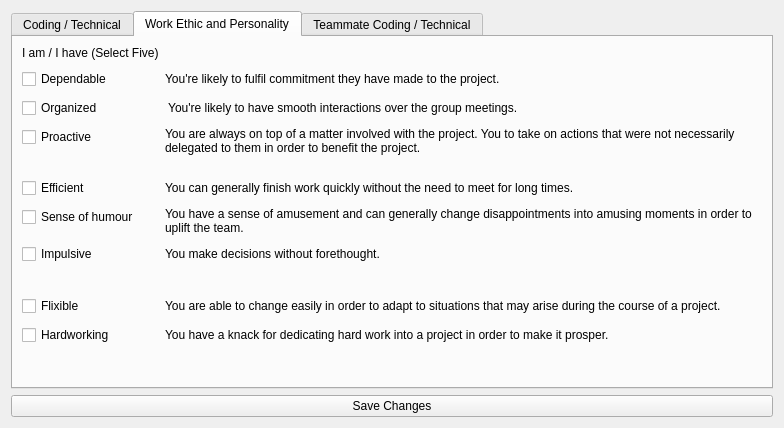
<?xml version="1.0" encoding="UTF-8"?>
<ui version="4.0">
 <class>ProfileWidget</class>
 <widget class="QWidget" name="ProfileWidget">
  <property name="geometry">
   <rect>
    <x>0</x>
    <y>0</y>
    <width>784</width>
    <height>428</height>
   </rect>
  </property>
  <property name="windowTitle">
   <string>Form</string>
  </property>
  <layout class="QVBoxLayout" name="verticalLayout_2">
   <item>
    <widget class="QTabWidget" name="myProfileWidget">
     <property name="autoFillBackground">
      <bool>false</bool>
     </property>
     <property name="styleSheet">
      <string notr="true"/>
     </property>
     <property name="tabPosition">
      <enum>QTabWidget::North</enum>
     </property>
     <property name="tabShape">
      <enum>QTabWidget::Rounded</enum>
     </property>
     <property name="currentIndex">
      <number>1</number>
     </property>
     <widget class="QWidget" name="userCodingTab">
      <attribute name="title">
       <string>Coding / Technical</string>
      </attribute>
      <layout class="QVBoxLayout" name="verticalLayout_3">
       <item>
        <widget class="QScrollArea" name="scrollArea">
         <property name="widgetResizable">
          <bool>true</bool>
         </property>
         <widget class="QWidget" name="scrollAreaWidgetContents_2">
          <property name="geometry">
           <rect>
            <x>0</x>
            <y>0</y>
            <width>742</width>
            <height>324</height>
           </rect>
          </property>
          <layout class="QVBoxLayout" name="verticalLayout_4">
           <item>
            <layout class="QFormLayout" name="formLayout">
             <property name="fieldGrowthPolicy">
              <enum>QFormLayout::AllNonFixedFieldsGrow</enum>
             </property>
             <item row="0" column="0">
              <widget class="QLabel" name="lblUserCGPA">
               <property name="text">
                <string>CGPA</string>
               </property>
              </widget>
             </item>
             <item row="0" column="1">
              <widget class="QSpinBox" name="spinUserCGPA">
               <property name="maximum">
                <number>12</number>
               </property>
              </widget>
             </item>
            </layout>
           </item>
          </layout>
         </widget>
        </widget>
       </item>
      </layout>
     </widget>
     <widget class="QWidget" name="userWorkEthicTab">
      <attribute name="title">
       <string>Work Ethic and Personality</string>
      </attribute>
      <layout class="QVBoxLayout" name="verticalLayout_9">
       <item>
        <layout class="QFormLayout" name="formLayout_2">
         <property name="fieldGrowthPolicy">
          <enum>QFormLayout::AllNonFixedFieldsGrow</enum>
         </property>
         <property name="rowWrapPolicy">
          <enum>QFormLayout::WrapLongRows</enum>
         </property>
         <property name="verticalSpacing">
          <number>9</number>
         </property>
         <item row="0" column="0">
          <widget class="QLabel" name="lblSelectFive">
           <property name="text">
            <string>I am / I have (Select Five)</string>
           </property>
          </widget>
         </item>
         <item row="1" column="0">
          <widget class="QCheckBox" name="chkDependable">
           <property name="text">
            <string>Dependable</string>
           </property>
          </widget>
         </item>
         <item row="1" column="1">
          <widget class="QLabel" name="lblDependableDesc">
           <property name="text">
            <string>You're likely to fulfil commitment they have made to the project.</string>
           </property>
          </widget>
         </item>
         <item row="2" column="0">
          <widget class="QCheckBox" name="chkOrganized">
           <property name="text">
            <string>Organized</string>
           </property>
          </widget>
         </item>
         <item row="2" column="1">
          <widget class="QLabel" name="lblOrganizedDesc">
           <property name="text">
            <string> You're likely to have smooth interactions over the group meetings.</string>
           </property>
          </widget>
         </item>
         <item row="3" column="0">
          <widget class="QCheckBox" name="chkProactive">
           <property name="text">
            <string>Proactive</string>
           </property>
          </widget>
         </item>
         <item row="3" column="1">
          <widget class="QLabel" name="lblProactiveDesc">
           <property name="enabled">
            <bool>true</bool>
           </property>
           <property name="styleSheet">
            <string notr="true"/>
           </property>
           <property name="text">
            <string>You are always on top of a matter involved with the project. You to take on actions that were not necessarily delegated to them in order to benefit the project.
</string>
           </property>
           <property name="wordWrap">
            <bool>true</bool>
           </property>
          </widget>
         </item>
         <item row="4" column="0">
          <widget class="QCheckBox" name="chkEfficient">
           <property name="text">
            <string>Efficient</string>
           </property>
          </widget>
         </item>
         <item row="4" column="1">
          <widget class="QLabel" name="lblEfficientDesc">
           <property name="text">
            <string>You can generally finish work quickly without the need to meet for long times.</string>
           </property>
           <property name="wordWrap">
            <bool>true</bool>
           </property>
          </widget>
         </item>
         <item row="5" column="0">
          <widget class="QCheckBox" name="chkHumour">
           <property name="text">
            <string>Sense of humour</string>
           </property>
          </widget>
         </item>
         <item row="5" column="1">
          <widget class="QLabel" name="lblHumourDesc">
           <property name="text">
            <string>You have a sense of amusement and can generally change disappointments into amusing moments in order to uplift the team.</string>
           </property>
           <property name="wordWrap">
            <bool>true</bool>
           </property>
          </widget>
         </item>
         <item row="8" column="0">
          <widget class="QCheckBox" name="chkFlexible">
           <property name="text">
            <string>Flixible</string>
           </property>
          </widget>
         </item>
         <item row="9" column="0">
          <widget class="QCheckBox" name="chkHardworking">
           <property name="text">
            <string>Hardworking</string>
           </property>
          </widget>
         </item>
         <item row="7" column="1">
          <widget class="QLabel" name="lblImpulsiveDesc">
           <property name="text">
            <string/>
           </property>
          </widget>
         </item>
         <item row="9" column="1">
          <widget class="QLabel" name="lblHardworkingDesc">
           <property name="text">
            <string>You have a knack for dedicating hard work into a project in order to make it prosper. </string>
           </property>
           <property name="wordWrap">
            <bool>true</bool>
           </property>
          </widget>
         </item>
         <item row="8" column="1">
          <widget class="QLabel" name="lblFlexibleDesc">
           <property name="text">
            <string>You are able to change easily in order to adapt to situations that may arise during the course of a project. </string>
           </property>
           <property name="wordWrap">
            <bool>true</bool>
           </property>
          </widget>
         </item>
         <item row="6" column="0">
          <widget class="QCheckBox" name="chkImpulsive">
           <property name="text">
            <string>Impulsive</string>
           </property>
          </widget>
         </item>
         <item row="6" column="1">
          <widget class="QLabel" name="youMakeDecisionsWithoutForethoughtLabel">
           <property name="text">
            <string>You make decisions without forethought.</string>
           </property>
          </widget>
         </item>
        </layout>
       </item>
      </layout>
     </widget>
     <widget class="QWidget" name="teammateCodingTab">
      <attribute name="title">
       <string>Teammate Coding / Technical</string>
      </attribute>
      <layout class="QVBoxLayout" name="verticalLayout">
       <item>
        <widget class="QScrollArea" name="scrollArea_2">
         <property name="widgetResizable">
          <bool>true</bool>
         </property>
         <widget class="QWidget" name="scrollAreaWidgetContents_3">
          <property name="geometry">
           <rect>
            <x>0</x>
            <y>0</y>
            <width>742</width>
            <height>324</height>
           </rect>
          </property>
          <layout class="QVBoxLayout" name="verticalLayout_6">
           <item>
            <layout class="QFormLayout" name="formLayout_3">
             <property name="fieldGrowthPolicy">
              <enum>QFormLayout::AllNonFixedFieldsGrow</enum>
             </property>
            </layout>
           </item>
          </layout>
         </widget>
        </widget>
       </item>
      </layout>
     </widget>
    </widget>
   </item>
   <item>
    <widget class="QPushButton" name="btnSave">
     <property name="text">
      <string>Save Changes</string>
     </property>
    </widget>
   </item>
  </layout>
 </widget>
 <tabstops>
  <tabstop>btnSave</tabstop>
 </tabstops>
 <resources/>
 <connections/>
</ui>
